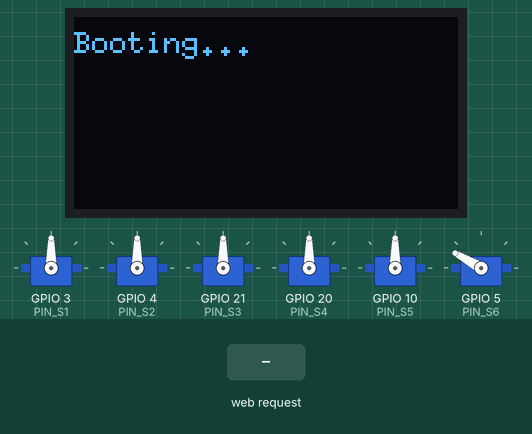
Recording of a sketch running on a simulated ESP32. On the bench: 128×64 one-colour display, 6 × servo. Inputs (shaded band) come from the test bench. WiFi joins after 1.5 s; servers stay silent unless stated.

Above: at 0.2 s.
3.2 s: HTTP request GET /s received
At 4.5 s:
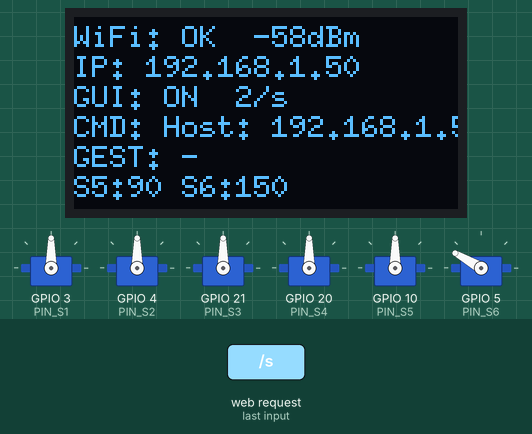
At 5.2 s:
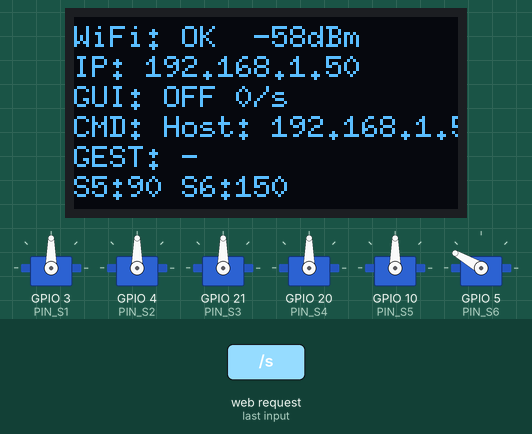
Timing chart, 0 to 6.7 s (numbered marks = the images above; inputs shaded):
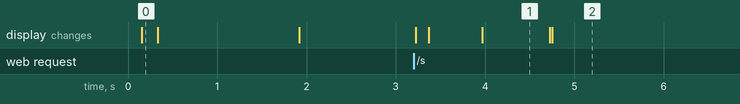

Measured:
- after the input at 3.2 s, the display: first changes at once (image 1 shows a later state)
- what the display in image 1 shows lasts 0.7 s, from 4.0 s to 4.7 s

The sketch:

Esp32Server.ino
```cpp
#include <WiFi.h>
#include <ESP32Servo.h>
#include <Wire.h>
#include <U8g2lib.h>

#include "secret.h"  // must define WIFI_SSID and WIFI_PASS

// ================================================================
// OLED (SH1106 128x64 I2C)
// ================================================================
U8G2_SH1106_128X64_NONAME_F_HW_I2C oled(U8G2_R0, /* reset=*/ U8X8_PIN_NONE);

// ================================================================
// WiFi / TCP
// ================================================================
static const char* ssid     = WIFI_SSID;
static const char* password = WIFI_PASS;

static const uint16_t SERVER_PORT = 12345;   // must match your GUI
WiFiServer server(SERVER_PORT);

// ================================================================
// Servos / Pins (KEEP OR CHANGE TO MATCH YOUR BOARD)
// ================================================================
Servo servo1, servo2, servo3, servo4, servo5, servo6;

// Your current mapping (verify these are valid pins on your ESP32 board!)
static const int PIN_S1 = 3;
static const int PIN_S2 = 4;
static const int PIN_S3 = 21;
static const int PIN_S4 = 20;
static const int PIN_S5 = 10;
static const int PIN_S6 = 5;

// ================================================================
// Arm presets (same values you had)
// ================================================================
static const int L1_A = 90,  L1_B = 90;
static const int L2_A = 65,  L2_B = 55;
static const int L3_A = 140, L3_B = 40;
static const int L4_A = 40,  L4_B = 140;
static const int L5_A = 135, L5_B = 115;

static const int R1_A = 90,  R1_B = 90;
static const int R2_A = 125, R2_B = 125;
static const int R3_A = 160, R3_B = 30;
static const int R4_A = 30,  R4_B = 160;
static const int R5_A = 65,  R5_B = 65;

// Gesture “home” (neutral)
static const int G_HOME_5 = 90;
static const int G_HOME_6 = 150;

// Gesture A press angles
static const int G_A_5 = 70;
static const int G_A_6 = 180;

// Gesture B press angles
static const int G_B_5 = 110;
static const int G_B_6 = 180;

// How long to hold the press before releasing (ms)
static const uint32_t GESTURE_PRESS_MS = 1000; // 120–250 recommended

// ================================================================
// OLED / Status variables
// ================================================================
String lastCmd = "-";
String lastGestureInfo = "-";

int s5_now = G_HOME_5;
int s6_now = G_HOME_6;

volatile uint32_t pktCount = 0;
uint32_t pktCountLast = 0;
uint32_t pktRate = 0;

uint32_t lastPktMs = 0;
bool guiConnected = false;

// ================================================================
// Helpers
// ================================================================
static inline int clampDeg(int x) { return constrain(x, 0, 180); }

void moveLeftArm(int a, int b) {
  servo1.write(clampDeg(a));
  servo2.write(clampDeg(b));
}

void moveRightArm(int a, int b) {
  servo3.write(clampDeg(a));
  servo4.write(clampDeg(b));
}

void moveGesture(int s5, int s6) {
  s5 = clampDeg(s5);
  s6 = clampDeg(s6);

  servo5.write(s5);
  servo6.write(s6);

  s5_now = s5;
  s6_now = s6;
}

void applyLeftGesture(int g) {
  switch (g) {
    case 1: moveLeftArm(L1_A, L1_B); break;
    case 2: moveLeftArm(L2_A, L2_B); break;
    case 3: moveLeftArm(L3_A, L3_B); break;
    case 4: moveLeftArm(L4_A, L4_B); break;
    case 5: moveLeftArm(L5_A, L5_B); break;
    default: break;
  }
}

void applyRightGesture(int g) {
  switch (g) {
    case 1: moveRightArm(R1_A, R1_B); break;
    case 2: moveRightArm(R2_A, R2_B); break;
    case 3: moveRightArm(R3_A, R3_B); break;
    case 4: moveRightArm(R4_A, R4_B); break;
    case 5: moveRightArm(R5_A, R5_B); break;
    default: break;
  }
}

bool parseRL(const String& data, int& outR, int& outL) {
  int commaIndex = data.indexOf(',');
  if (commaIndex < 0) return false;

  String rightCmd = data.substring(0, commaIndex);
  String leftCmd  = data.substring(commaIndex + 1);
  rightCmd.trim();
  leftCmd.trim();

  if (!rightCmd.startsWith("R") || !leftCmd.startsWith("L")) return false;

  outR = rightCmd.substring(1).toInt();
  outL = leftCmd.substring(1).toInt();
  return true;
}

// ================================================================
// Non-blocking gesture sequencer (no delay())
// ================================================================
enum class GestureSeqState : uint8_t { IDLE, PRESSING };

struct GestureSequencer {
  GestureSeqState st = GestureSeqState::IDLE;
  uint32_t t0 = 0;

  void startPress(int s5, int s6) {
    moveGesture(s5, s6);
    t0 = millis();
    st = GestureSeqState::PRESSING;
  }

  void update() {
    if (st == GestureSeqState::PRESSING) {
      if (millis() - t0 >= GESTURE_PRESS_MS) {
        moveGesture(G_HOME_5, G_HOME_6); // release
        st = GestureSeqState::IDLE;
      }
    }
  }

  bool busy() const { return st != GestureSeqState::IDLE; }
};

GestureSequencer gseq;

// ================================================================
// Gesture commands: "A,A" and "B,B"
// A,A -> press each time it appears
// B,B -> press on BOTH edges (enter and exit)
// ================================================================
void handleGestureCommand(const String& cmd) {
  static bool lastB = false;

  const bool isA = (cmd == "A,A");
  const bool isB = (cmd == "B,B");

  // OLED info (simple)
  if (isA) lastGestureInfo = "A";
  else if (isB) lastGestureInfo = "B";
  else lastGestureInfo = "-";

  // If currently doing press/release, ignore new presses
  if (gseq.busy()) {
    lastB = isB;
    return;
  }

  // A: momentary press
  if (isA) {
    gseq.startPress(G_A_5, G_A_6);
    return;
  }

  // B: press on both edges
  if (isB != lastB) {
    gseq.startPress(G_B_5, G_B_6);
    lastGestureInfo = "B(edge)";
  }

  lastB = isB;
}

// ================================================================
// OLED dashboard (single screen)
// ================================================================
void drawOLED() {
  oled.clearBuffer();
  oled.setFont(u8g2_font_6x10_tf);

  String wifiLine;
  if (WiFi.status() == WL_CONNECTED) {
    wifiLine = "WiFi: OK  " + String(WiFi.RSSI()) + "dBm";
  } else {
    wifiLine = "WiFi: CONNECTING";
  }
  oled.drawStr(0, 10, wifiLine.c_str());

  String ipLine = "IP: " + WiFi.localIP().toString();
  oled.drawStr(0, 20, ipLine.c_str());

  String guiLine = String("GUI: ") + (guiConnected ? "ON " : "OFF") + " " + String(pktRate) + "/s";
  oled.drawStr(0, 30, guiLine.c_str());

  String cmdLine = "CMD: " + lastCmd;
  oled.drawStr(0, 40, cmdLine.c_str());

  String gestLine = "GEST: " + lastGestureInfo;
  oled.drawStr(0, 50, gestLine.c_str());

  uint32_t age = (lastPktMs == 0) ? 0 : (millis() - lastPktMs);
  String sLine = "S5:" + String(s5_now) + " S6:" + String(s6_now); // + " Age:" + String(age)
  oled.drawStr(0, 60, sLine.c_str());

  oled.sendBuffer();
}

void serviceUI() {
  static uint32_t lastOled = 0;
  static uint32_t lastRateTick = 0;

  uint32_t now = millis();

  // packets/sec every 1s
  if (now - lastRateTick >= 1000) {
    lastRateTick = now;
    pktRate = pktCount - pktCountLast;
    pktCountLast = pktCount;
  }

  // OLED refresh every 200ms
  if (now - lastOled >= 200) {
    lastOled = now;
    drawOLED();
  }
}

// ================================================================
// Setup / Loop
// ================================================================
void setup() {
  Serial.begin(115200);
  delay(100);

  Wire.begin(); // if you need custom pins: Wire.begin(SDA, SCL);
  oled.begin();
  oled.clearBuffer();
  oled.setFont(u8g2_font_6x10_tf);
  oled.drawStr(0, 12, "Booting...");
  oled.sendBuffer();

  // Servos
  servo1.attach(PIN_S1);
  servo2.attach(PIN_S2);
  servo3.attach(PIN_S3);
  servo4.attach(PIN_S4);
  servo5.attach(PIN_S5);
  servo6.attach(PIN_S6);

  // Home pose
  moveLeftArm(90, 90);
  moveRightArm(90, 90);
  moveGesture(G_HOME_5, G_HOME_6);

  WiFi.mode(WIFI_STA);
  WiFi.disconnect(true);
  delay(150);

  WiFi.begin(ssid, password);

  // Show connecting on OLED
  while (WiFi.status() != WL_CONNECTED) {
    drawOLED();
    delay(150);
  }

  server.begin();
  drawOLED();
}

void loop() {
  // periodic OLED + pkt rate
  static uint32_t lastOled = 0;
  static uint32_t lastRateTick = 0;
  uint32_t now = millis();

  if (now - lastRateTick >= 1000) {
    lastRateTick = now;
    pktRate = pktCount - pktCountLast;
    pktCountLast = pktCount;
  }

  if (now - lastOled >= 200) {
    lastOled = now;
    drawOLED();
  }

  // keep press sequencer alive
  serviceUI();
  gseq.update();

  WiFiClient client = server.available();
  if (!client) {
    delay(1);
    return;
  }

  client.setNoDelay(true);
  guiConnected = true;
  drawOLED();

  while (client.connected()) {
    serviceUI();
    gseq.update();

    if (!client.available()) {
      delay(1);
      continue;
    }

    String data = client.readStringUntil('\n');
    data.trim();
    if (data.length() == 0) continue;

    // stats
    lastCmd = data;
    pktCount++;
    lastPktMs = millis();

    // gestures
    handleGestureCommand(data);

    // arms
    int gR = 0, gL = 0;
    if (parseRL(data, gR, gL)) {
      if (gL != 0) applyLeftGesture(gL);
      if (gR != 0) applyRightGesture(gR);
    }
  }

  client.stop();
  guiConnected = false;
  drawOLED();
}
```

secret_example.h
```cpp
#define WIFI_SSID     "WIFI SSID"
#define WIFI_PASS     "WIFI PASSWORD"
```
